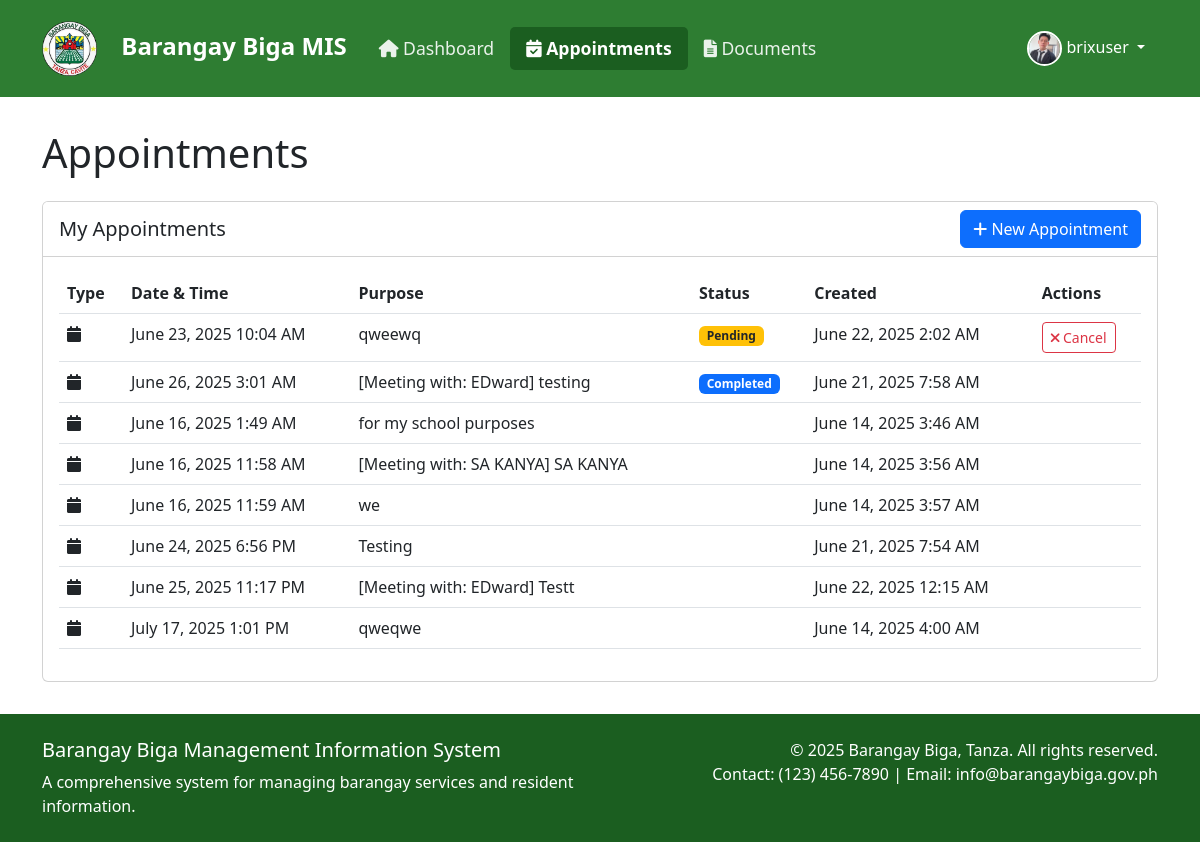
Screenshot of /resident/appointments.php (signed in) with the database file from the repository.
### tables this page shows
CREATE TABLE `users` (
  `user_id` int(11) NOT NULL,
  `username` varchar(50) NOT NULL,
  `password` varchar(255) NOT NULL,
  `email` varchar(100) NOT NULL,
  `role` enum('admin','resident') NOT NULL,
  `is_senior_citizen` tinyint(1) DEFAULT 0,
  `is_active` tinyint(1) DEFAULT 1,
  `profile_picture` varchar(255) DEFAULT NULL,
  `last_login` timestamp NULL DEFAULT NULL,
  `failed_login_attempts` int(11) DEFAULT 0,
  `created_at` timestamp NOT NULL DEFAULT current_timestamp(),
  `updated_at` timestamp NOT NULL DEFAULT current_timestamp() ON UPDATE current_timestamp(),
  `reset_code` varchar(6) DEFAULT NULL,
  `reset_code_expires` datetime DEFAULT NULL
);

CREATE TABLE `appointments` (
  `appointment_id` int(11) NOT NULL,
  `user_id` int(11) NOT NULL,
  `assigned_to` int(11) DEFAULT NULL,
  `appointment_type` enum('healthcare','official') NOT NULL,
  `appointment_date` date NOT NULL,
  `appointment_time` time NOT NULL,
  `end_time` time DEFAULT NULL,
  `status` enum('pending','confirmed','cancelled','completed') DEFAULT 'pending',
  `purpose` text NOT NULL,
  `cancellation_reason` text DEFAULT NULL,
  `created_at` timestamp NOT NULL DEFAULT current_timestamp(),
  `updated_at` timestamp NOT NULL DEFAULT current_timestamp() ON UPDATE current_timestamp()
);

### includes/auth.php (called while the page is built, shortened)
<?php
function is_logged_in() {
    return isset($_SESSION['user_id']);
}
function is_admin() {
    return isset($_SESSION['role']) && $_SESSION['role'] === 'admin';
}
function get_current_user_id() {
    return $_SESSION['user_id'] ?? null;
}
function get_current_user_role() {
    return $_SESSION['role'] ?? null;
}
?>

### resident/appointments.php (the view, shortened to what this page needs)
<?php
$page_title = 'Appointments';
require_once '../includes/header.php';
require_once '../includes/functions.php';
$user_id = get_current_user_id();
$action = $_GET['action'] ?? 'list';
try {
    if ($action === 'list') {
        $stmt = $conn->prepare("
            SELECT * FROM appointments
            WHERE user_id = ?
            ORDER BY
                CASE
                    WHEN status = 'pending' THEN 1
                    WHEN status = 'approved' THEN 2
                    WHEN status = 'completed' THEN 3
                    ELSE 4
                END,
                appointment_date ASC,
                appointment_time ASC
        ");
        $stmt->bind_param("i", $user_id);
        $stmt->execute();
        $appointments = $stmt->get_result()->fetch_all(MYSQLI_ASSOC);
    }
} catch (Exception $e) {
    error_log("Appointment List Error: " . $e->getMessage());
    $error = "An error occurred while loading appointments.";
}
?>
<?php if ($action === 'new'): ?>
    <div class="card">
        <div class="card-header bg-white">
            <h5 class="card-title mb-0">Schedule New Appointment</h5>
        </div>
        <div class="card-body">
            <form method="POST" action="?action=new" class="needs-validation" novalidate>
                <div class="row">
                    <div class="col-md-6 mb-3">
                        <label for="appointment_type" class="form-label">Appointment Type</label>
                        <select class="form-select" id="appointment_type" name="appointment_type" required>
                            <option value="">Select type...</option>
                            <option value="document">Document Request</option>
                            <option value="meeting">Official Meeting</option>
                            <option value="other">Other</option>
                        </select>
                        <div class="invalid-feedback">Please select an appointment type.</div>
                    </div>
                    <div class="col-md-6 mb-3">
                        <label for="appointment_date" class="form-label">Date</label>
                        <input type="date" class="form-control" id="appointment_date" name="appointment_date"
                               min="<?php echo date('Y-m-d'); ?>" required>
                        <div class="invalid-feedback">Please select a valid date.</div>
                    </div>
                    <div class="col-md-6 mb-3">
                        <label for="appointment_time" class="form-label">Time</label>
                        <input type="time" class="form-control" id="appointment_time" name="appointment_time" required>
                        <div class="invalid-feedback">Please select a time slot.</div>
                    </div>
                    <div class="col-md-12 mb-3" id="officialWithRow" style="display:none;">
                        <label for="official_with" class="form-label">Who is the meeting with?</label>
                        <input type="text" class="form-control" id="official_with" name="official_with" placeholder="Enter name or position">
                    </div>
                    <div class="col-md-12 mb-3" id="otherTypeRow" style="display:none;">
                        <label for="other_type" class="form-label">Please specify other appointment type</label>
                        <input type="text" class="form-control" id="other_type" name="other_type" placeholder="Enter appointment type">
                    </div>
                    <div class="col-md-12 mb-3">
                        <label for="purpose" class="form-label">Purpose</label>
                        <textarea class="form-control" id="purpose" name="purpose" rows="3"
                                  placeholder="Please describe the purpose of your appointment..." required></textarea>
                        <div class="invalid-feedback">Please provide the purpose of your appointment.</div>
                    </div>
                </div>
                <div class="d-flex justify-content-end gap-2">
                    <a href="?action=list" class="btn btn-outline-secondary">Cancel</a>
                    <button type="submit" class="btn btn-primary">Schedule Appointment</button>
                </div>
            </form>
        </div>
    </div>
<?php else: ?>
    <div class="card">
        <div class="card-header bg-white d-flex justify-content-between align-items-center">
            <h5 class="card-title mb-0">My Appointments</h5>
            <a href="?action=new" class="btn btn-primary">
                <i class="fas fa-plus"></i> New Appointment
            </a>
        </div>
        <div class="card-body">
            <?php if (empty($appointments)): ?>
                <p class="text-muted mb-0">No appointments found.</p>
            <?php else: ?>
                <div class="table-responsive">
                    <table class="table table-hover">
                        <thead>
                            <tr>
                                <th>Type</th>
                                <th>Date & Time</th>
                                <th>Purpose</th>
                                <th>Status</th>
                                <th>Created</th>
                                <th>Actions</th>
                            </tr>
                        </thead>
                        <tbody>
                            <?php foreach ($appointments as $appointment): ?>
                                <tr>
                                    <td>
                                        <?php
                                        $type_icons = [
                                            'health' => 'fa-heartbeat',
                                            'document' => 'fa-file-alt',
                                            'meeting' => 'fa-handshake',
                                            'other' => 'fa-calendar'
                                        ];
                                        $icon = $type_icons[$appointment['appointment_type']] ?? 'fa-calendar';
                                        ?>
                                        <i class="fas <?php echo $icon; ?> me-2"></i>
                                    </td>
                                    <td>
                                        <?php
                                        echo format_date($appointment['appointment_date']) . ' ' .
                                             format_time($appointment['appointment_time']);
                                        ?>
                                    </td>
                                    <td><?php echo truncate_text($appointment['purpose'], 50); ?></td>
                                    <td><?php echo get_status_badge($appointment['status']); ?></td>
                                    <td><?php echo format_datetime($appointment['created_at']); ?></td>
                                    <td>
                                        <?php if ($appointment['status'] === 'pending'): ?>
                                            <a href="?action=cancel&id=<?php echo $appointment['appointment_id']; ?>"
                                               class="btn btn-sm btn-outline-danger"
                                               onclick="return confirm('Are you sure you want to cancel this appointment?')">
                                                <i class="fas fa-times"></i> Cancel
                                            </a>
                                        <?php endif; ?>
                                    </td>
                                </tr>
                            <?php endforeach; ?>
                        </tbody>
                    </table>
                </div>
            <?php endif; ?>
        </div>
    </div>
<?php endif; ?>
<?php require_once '../includes/footer.php'; ?>

### includes/header.php (shortened to what this page needs)
<?php
require_once __DIR__ . '/auth.php';
$current_page = basename($_SERVER['PHP_SELF']);
$user_role = get_current_user_role();
$is_admin = is_admin();
$profile_picture = '/capstone2/images/profiledefault.png';
if (is_logged_in()) {
    $user_id = $_SESSION['user_id'];
    $stmt = $conn->prepare("SELECT profile_picture FROM users WHERE user_id = ?");
    $stmt->bind_param("i", $user_id);
    $stmt->execute();
    $result = $stmt->get_result();
    if ($row = $result->fetch_assoc()) {
        if (!empty($row['profile_picture']) && $row['profile_picture'] !== 'NULL') {
            $profile_picture = $row['profile_picture'];
        }
    }
}
?>
<!DOCTYPE html>
<html lang="en">
<head>
    <link href="https://cdn.jsdelivr.net/npm/bootstrap@5.3.0/dist/css/bootstrap.min.css" rel="stylesheet">
    <link href="https://cdnjs.cloudflare.com/ajax/libs/font-awesome/6.0.0/css/all.min.css" rel="stylesheet">
</head>
<body>
    <nav class="navbar navbar-expand-lg navbar-dark">
        <div class="container">
            <a class="navbar-brand" href="/capstone2/index.php">
                <img src="/capstone2/images/R.png" alt="Barangay Biga Logo" height="55" style="margin-right:18px;" class="logo">
                Barangay Biga MIS
            </a>
            <div class="collapse navbar-collapse" id="navbarNav">
                <?php if (is_logged_in()): ?>
                    <ul class="navbar-nav me-auto">
                        <li class="nav-item">
                            <a class="nav-link <?php echo $current_page === 'dashboard.php' ? 'active' : ''; ?>"
                               href="/capstone2/<?php echo $user_role; ?>/dashboard.php">
                                <i class="fas fa-home"></i> Dashboard
                            </a>
                        </li>
                        <?php if ($is_admin): ?>
                            <li class="nav-item">
                                <a class="nav-link <?php echo $current_page === 'services.php' ? 'active' : ''; ?>"
                                   href="/capstone2/admin/services.php">
                                    <i class="fas fa-file-alt"></i> Services
                                </a>
                            </li>
                        <?php else: ?>
                            <li class="nav-item">
                                <a class="nav-link <?php echo $current_page === 'appointments.php' ? 'active' : ''; ?>"
                                   href="/capstone2/resident/appointments.php">
                                    <i class="fas fa-calendar-check"></i> Appointments
                                </a>
                            </li>
                            <li class="nav-item">
                                <a class="nav-link <?php echo $current_page === 'documents.php' ? 'active' : ''; ?>"
                                   href="/capstone2/resident/documents.php">
                                    <i class="fas fa-file-alt"></i> Documents
                                </a>
                            </li>
                        <?php endif; ?>
                    </ul>
                    <div class="user-menu">
                        <div class="dropdown">
                            <button class="btn btn-link dropdown-toggle text-white text-decoration-none" type="button"
                                    id="userMenu" data-bs-toggle="dropdown" aria-expanded="false">
                                <img src="<?php echo htmlspecialchars($profile_picture); ?>"
                                     alt="Profile Picture">
                                <?php echo htmlspecialchars($_SESSION['username']); ?>
                            </button>
                        </div>
                    </div>
                <?php endif; ?>
            </div>
        </div>
    </nav>
    <div class="main-content">
        <div class="container">
            <?php if (isset($page_title)): ?>
                <h1 class="mb-4"><?php echo htmlspecialchars($page_title); ?></h1>
            <?php endif; ?>

### includes/functions.php (shortened to what this page needs)
<?php
function format_date($date, $format = 'F j, Y') {
    return date($format, strtotime($date));
}
function format_time($time, $format = 'g:i A') {
    return date($format, strtotime($time));
}
function format_datetime($datetime, $format = 'F j, Y g:i A') {
    return date($format, strtotime($datetime));
}
function get_status_badge($status) {
    $status_lower = strtolower($status);
    $badge_class = 'bg-secondary';
    switch ($status_lower) {
        case 'pending':
            $badge_class = 'bg-warning text-dark';
            break;
        case 'completed':
        case 'claimed':
            $badge_class = 'bg-primary text-white';
            break;
    }
    return '<span class="badge ' . $badge_class . '">' . htmlspecialchars(ucfirst($status)) . '</span>';
}
function truncate_text($text, $length = 100, $append = '...') {
    if (strlen($text) <= $length) {
        return $text;
    }
    $text = substr($text, 0, $length);
    $text = substr($text, 0, strrpos($text, ' '));
    return $text . $append;
}

### includes/header.php (style rules this page uses)
:root { --primary-color: #2E7D32; --primary-light: #4CAF50; --primary-dark: #1B5E20; }
body { font-size: 16px; min-height: 100vh; display: flex; flex-direction: column; }
.navbar { background-color: var(--primary-color); padding: 1rem; }
.navbar-brand { color: white !important; font-size: 1.5rem; font-weight: 600; }
.nav-link { color: rgba(255, 255, 255, 0.9) !important; font-size: 1.1rem; padding: 0.5rem 1rem !important; transition: color 0.3s ease; }
.nav-link.active { color: white !important; font-weight: 600; background-color: var(--primary-dark); border-radius: 5px; }
.user-menu { color: white; display: flex; align-items: center; gap: 10px; }
.user-menu img { width: 35px; height: 35px; border-radius: 50%; object-fit: cover; border: 2px solid white; }
.main-content { flex: 1; padding: 2rem 0; }

### rows the page displays
users: profile_picture (picture)
appointments: appointment_date "June 23, 2025", appointment_time "10:04 AM", purpose "qweewq", status "Pending", created_at "June 22, 2025 2:02 AM"
appointments: appointment_date "June 26, 2025", appointment_time "3:01 AM", purpose "[Meeting with: EDward] testing", status "Completed", created_at "June 21, 2025 7:58 AM"
appointments: appointment_date "June 16, 2025", appointment_time "1:49 AM", purpose "for my school purposes", created_at "June 14, 2025 3:46 AM"
appointments: appointment_date "June 16, 2025", appointment_time "11:58 AM", purpose "[Meeting with: SA KANYA] SA KANYA", created_at "June 14, 2025 3:56 AM"
appointments: appointment_date "June 16, 2025", appointment_time "11:59 AM", purpose "we", created_at "June 14, 2025 3:57 AM"
appointments: appointment_date "June 24, 2025", appointment_time "6:56 PM", purpose "Testing", created_at "June 21, 2025 7:54 AM"
appointments: appointment_date "June 25, 2025", appointment_time "11:17 PM", purpose "[Meeting with: EDward] Testt", created_at "June 22, 2025 12:15 AM"
appointments: appointment_date "July 17, 2025", appointment_time "1:01 PM", purpose "qweqwe", created_at "June 14, 2025 4:00 AM"

### other values shown
$_SESSION['username'] "brixuser"
$page_title "Appointments"
